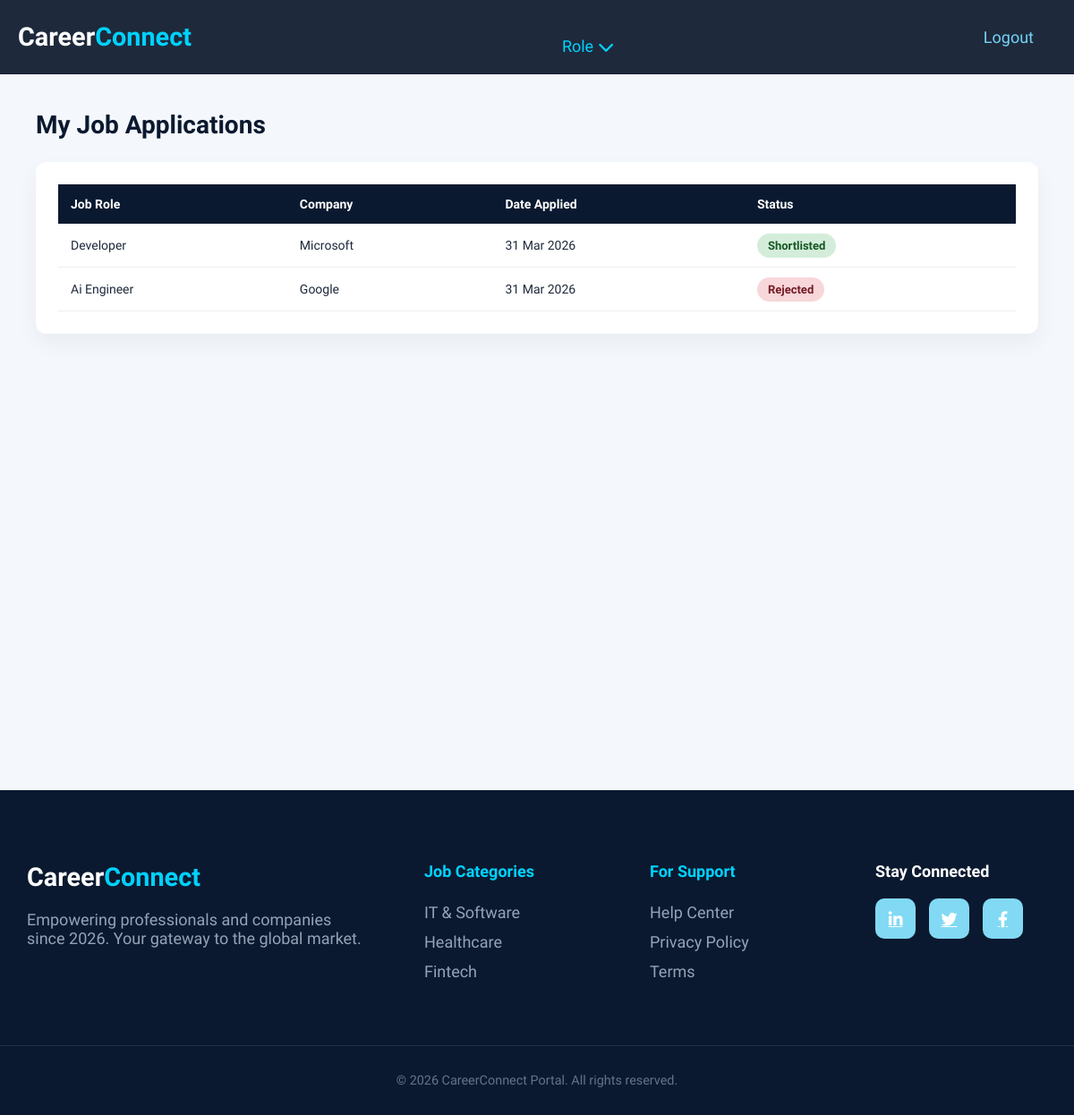
Screenshot of /my_applications/ (signed in) with the database file from the repository.
### accounts/models.py (models this page shows, shortened)
class Application(models.Model):
    STATUS_CHOICES = (
        ('Pending', 'Pending'),
        ('Shortlisted', 'Shortlisted'),
        ('Rejected', 'Rejected'),
    )
    job = models.ForeignKey(Job, on_delete=models.CASCADE, related_name='applicants')
    seeker = models.ForeignKey(seekerdb, on_delete=models.CASCADE, related_name='my_applications')
    applied_at = models.DateTimeField(auto_now_add=True)
    status = models.CharField(max_length=20, choices=STATUS_CHOICES, default='Pending')
    match_score = models.IntegerField(default=0)
    class Meta:
        unique_together = ('job', 'seeker')

class Job(models.Model):
    employer = models.ForeignKey(
        employerdb,
        on_delete=models.CASCADE,
        related_name="jobs"
    )
    company_name = models.CharField(max_length=200)
    location = models.CharField(max_length=200)
    contact = models.CharField(max_length=10)
    email = models.EmailField()
    job_role = models.CharField(max_length=200)
    experience = models.CharField(max_length=100)
    skills = models.TextField()
    is_active = models.BooleanField(default=True)
    created_at = models.DateTimeField(auto_now_add=True)

### accounts/views.py (the view)
# urls.py: path('my_applications/', views.my_applications, name='my_applications'),
@login_required
def my_applications(request):
    if not request.user.is_seeker:
        return redirect('homepage')
    seeker = request.user.seeker_profile
    applications = Application.objects.filter(seeker=seeker).order_by('-applied_at')
    return render(request, 'my_applications.html', {
        'applications': applications
    })

### templates/my_applications.html
{% extends 'base.html' %} {% load static %} {% block extra_css %}
<link rel="stylesheet" href="{% static 'css/my_applications.css' %}" />
{% endblock %} {% block content %}
<div class="applications-wrapper">
  <h2 class="applications-title">My Job Applications</h2>
  <div class="table-container">
    <table class="app-table">
      <thead>
        <tr>
          <th>Job Role</th>
          <th>Company</th>
          <th>Date Applied</th>
          <th>Status</th>
        </tr>
      </thead>
      <tbody>
        {% for app in applications %}
        <tr>
          <td>{{ app.job.job_role }}</td>
          <td>{{ app.job.company_name }}</td>
          <td>{{ app.applied_at|date:"d M Y" }}</td>
          <td>
            {% if app.status == "Pending" %}
            <span class="status status-pending">Pending</span>
            {% elif app.status == "Shortlisted" %}
            <span class="status status-shortlisted">Shortlisted</span>
            {% else %}
            <span class="status status-rejected">Rejected</span>
            {% endif %}
          </td>
        </tr>
        {% empty %}
        <tr>
          <td colspan="4" class="empty-msg">
            You haven't applied to any jobs yet.
          </td>
        </tr>
        {% endfor %}
      </tbody>
    </table>
  </div>
</div>
{% endblock %}

### static/css/base.css (style rules this page uses)
:root { --navy: #0a192f; --cyan: #00d2ff; --cyan-glow: rgba(0, 210, 255, 0.4); --purple-glow: rgba(160, 32, 240, 0.3); --white: #ffffff; --light-bg: #f8fafc; --text-navy: #1e293b; --text-light: #64748b; }
* { margin: 0; padding: 0; box-sizing: border-box; }
body { font-family: "Plus Jakarta Sans", sans-serif; background-color: var(--white); color: var(--text-navy); font-size: 18px; }

### static/css/my_applications.css (style rules this page uses)
.applications-wrapper { padding: 40px; background: #f4f7fb; min-height: 100vh; }
.applications-title { font-size: 28px; font-weight: 700; color: #0a192f; margin-bottom: 25px; }
.table-container { background: #ffffff; border-radius: 12px; padding: 25px; box-shadow: 0 10px 25px rgba(0, 0, 0, 0.05); }
.app-table { width: 100%; border-collapse: collapse; }
.app-table thead { background: #0a192f; color: white; }
.app-table th { padding: 14px; font-size: 14px; text-align: left; }
.app-table td { padding: 16px 14px; border-bottom: 1px solid #eee; font-size: 14px; }
.status { padding: 6px 12px; border-radius: 20px; font-size: 13px; font-weight: 600; }
.status-shortlisted { background: #d4edda; color: #155724; }
.status-rejected { background: #f8d7da; color: #721c24; }

### rows the page displays
Application: job.job_role "Developer", job.company_name "Microsoft", applied_at "31 Mar 2026", status "Shortlisted"
Application: job.job_role "Ai Engineer", job.company_name "Google", applied_at "31 Mar 2026", status "Rejected"
